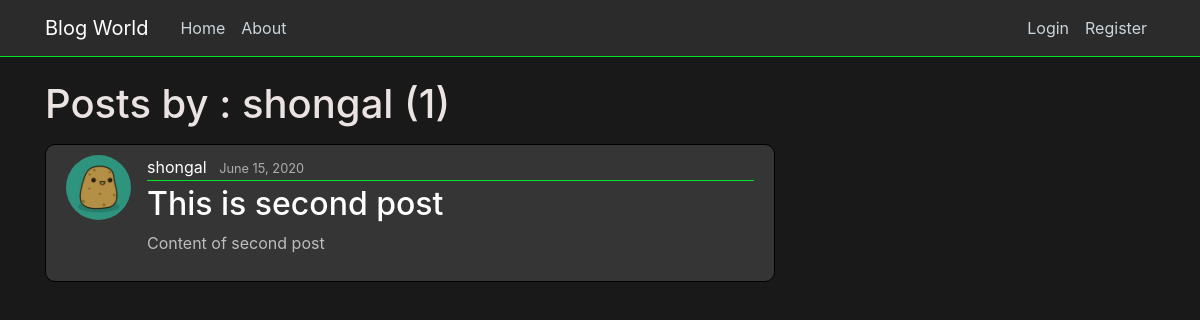
Page /user/shongal on the earlier database version.
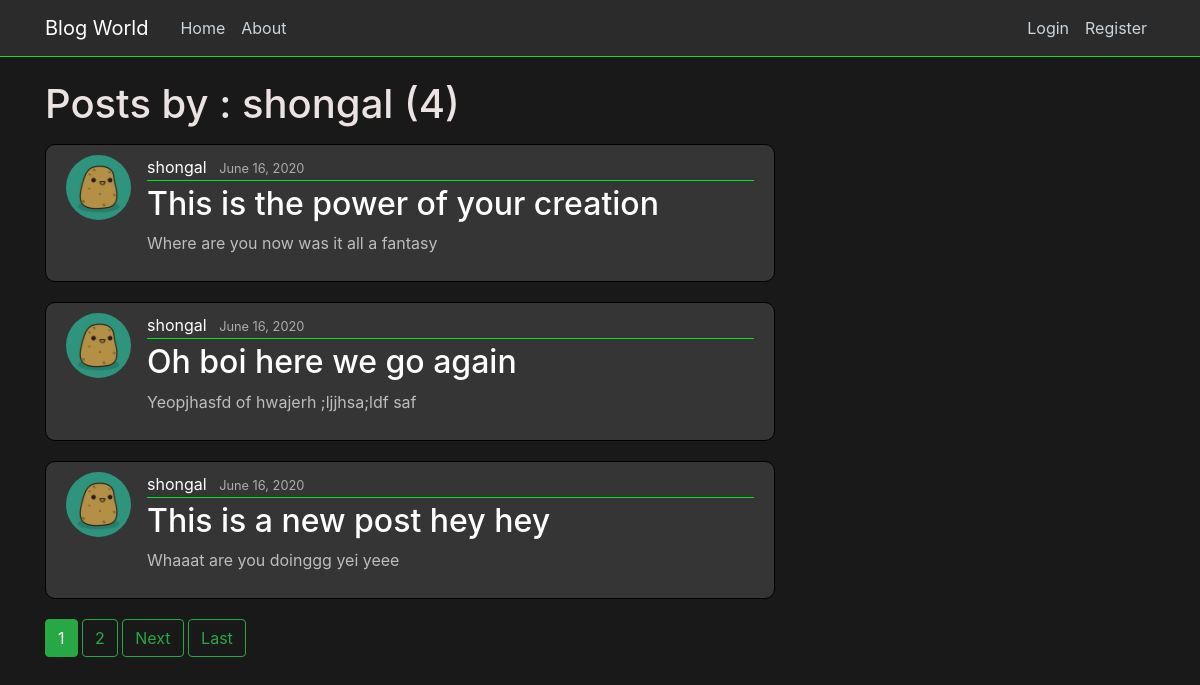
Same page on the later database version.
### blog/models.py (models this page shows, shortened)
class Post(models.Model):
    title = models.CharField(max_length = 100)
    content = models.TextField()
    date_posted = models.DateTimeField(default=timezone.now)
    author = models.ForeignKey(User, on_delete=models.CASCADE)

### users/models.py (models this page shows, shortened)
class Profile(models.Model):
    user = models.OneToOneField(User, on_delete=models.CASCADE) # having one-to-one relation with User model
    image = models.ImageField(default='potato.jpg', upload_to='profile_pics')

### blog/views.py (the view)
# urls.py: path('user/<str:username>', UserPostListView.as_view(), name='user-posts'), # Format-> route, function(like flask)
class UserPostListView(ListView):
    model = Post # The model we are working on
    template_name = 'blog/user_posts.html' # <app>/<model>_<viewtype>.html {default one}
    context_object_name = 'posts' # Value p assed to the template
    paginate_by = 3
    def get_queryset(self):
        user = get_object_or_404(User, username=self.kwargs.get('username'))
        return Post.objects.filter(author=user).order_by('-date_posted')

### blog/templates/blog/user_posts.html (shortened to what this page needs)
{% extends "blog/base.html" %}
{% block content%}
<h1 class="mb-3">Posts by : {{ view.kwargs.username }} ({{ page_obj.paginator.count }})</h1>
    {% for post in posts %}
    <article class="media content-section">
        <img class="rounded-circle article-img" src="{{ post.author.profile.image.url }}" alt="">
        <div class="media-body">
            <div class="article-metadata">
                <a class="mr-2" href="{% url 'user-posts' post.author.username %}">{{ post.author }}</a>
                <small class="text-muted">{{ post.date_posted|date:"F d, Y" }}</small>
            </div>
            <h2><a class="article-title" href="{% url 'post-detail' post.id%}">{{ post.title }}</a></h2>
            <p class="article-content">{{ post.content }}</p>
        </div>
    </article>
    {% endfor %}
    {% if is_paginated %}
        {% for num in page_obj.paginator.page_range %}
            {% if page_obj.number == num %}
                <a class="btn btn-success mb-4" href="?page={{ num }} ">{{num}}</a>
            {% elif num > page_obj.number|add:'-3' and num < page_obj.number|add:'3'%}
            <a class="btn btn-outline-success mb-4" href="?page={{ num }} ">{{num}}</a>
            {% endif %}
        {% endfor %}
        {% if page_obj.has_next %}
            <a class="btn btn-outline-success mb-4" href="?page={{page_obj.next_page_number }}">Next</a>
            <a class="btn btn-outline-success mb-4" href="?page={{page_obj.paginator.num_pages}}">Last</a>
        {% endif %}
    {% endif %}
{% endblock content%}

Differences in the rows shown:
no longer on this page (row unchanged): Post: author.profile.image (picture), author "shongal", date_posted "June 15, 2020", title "This is second post", content "Content of second post"
added Post: author.profile.image (picture), author "shongal", date_posted "June 16, 2020", title "This is the power of your creation", content "Where are you now was it all a fantasy"
added Post: author.profile.image (picture), author "shongal", date_posted "June 16, 2020", title "Oh boi here we go again", content "Yeopjhasfd of hwajerh ;ljjhsa;ldf saf"
added Post: author.profile.image (picture), author "shongal", date_posted "June 16, 2020", title "This is a new post hey hey", content "Whaaat are you doinggg yei yeee"
Other differences:
{{ page_obj.paginator.count }}: "1" → "4"
new list line: "1"
new list line: "2"
text now shown: "Next Last"
